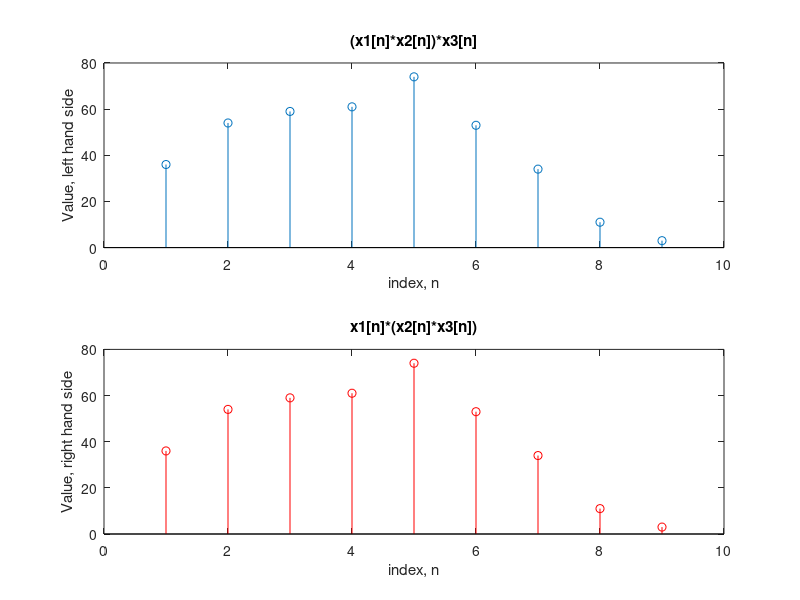

The MATLAB script that drew this image:
clc;
clear all;
close all;

sig1 = [3 1 1];
sig2 = [4 2 1];
sig3 = [3 2 1 2 3];
 
lhs = conv(conv(sig1, sig2), sig3)
rhs =  conv(sig1, conv(sig2, sig3))
 
figure(1);
subplot(2, 1, 1);
stem(lhs);
title('(x1[n]*x2[n])*x3[n]'); 
xlabel('index, n');
ylabel('Value, left hand side');
 
subplot(2,1,2);
stem(rhs, 'r');
title('x1[n]*(x2[n]*x3[n])');
xlabel('index, n');
ylabel('Value, right hand side');
